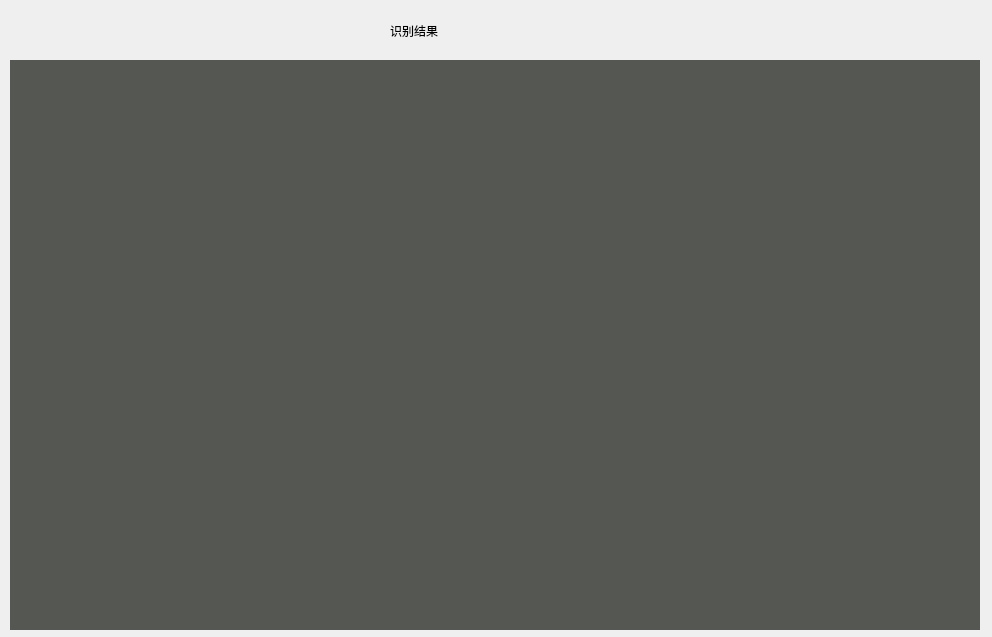
<?xml version="1.0" encoding="UTF-8"?>
<ui version="4.0">
 <class>IndustryResult</class>
 <widget class="QDialog" name="IndustryResult">
  <property name="geometry">
   <rect>
    <x>0</x>
    <y>0</y>
    <width>992</width>
    <height>637</height>
   </rect>
  </property>
  <property name="windowTitle">
   <string>Dialog</string>
  </property>
  <widget class="QLabel" name="VideoLable">
   <property name="geometry">
    <rect>
     <x>10</x>
     <y>60</y>
     <width>970</width>
     <height>570</height>
    </rect>
   </property>
   <property name="styleSheet">
    <string notr="true">background-color: rgb(85, 87, 83);</string>
   </property>
   <property name="text">
    <string/>
   </property>
  </widget>
  <widget class="QLabel" name="label_2">
   <property name="geometry">
    <rect>
     <x>390</x>
     <y>10</y>
     <width>161</width>
     <height>41</height>
    </rect>
   </property>
   <property name="styleSheet">
    <string notr="true">font: 25pt &quot;Ubuntu&quot;;</string>
   </property>
   <property name="text">
    <string>识别结果</string>
   </property>
  </widget>
 </widget>
 <resources/>
 <connections/>
</ui>
